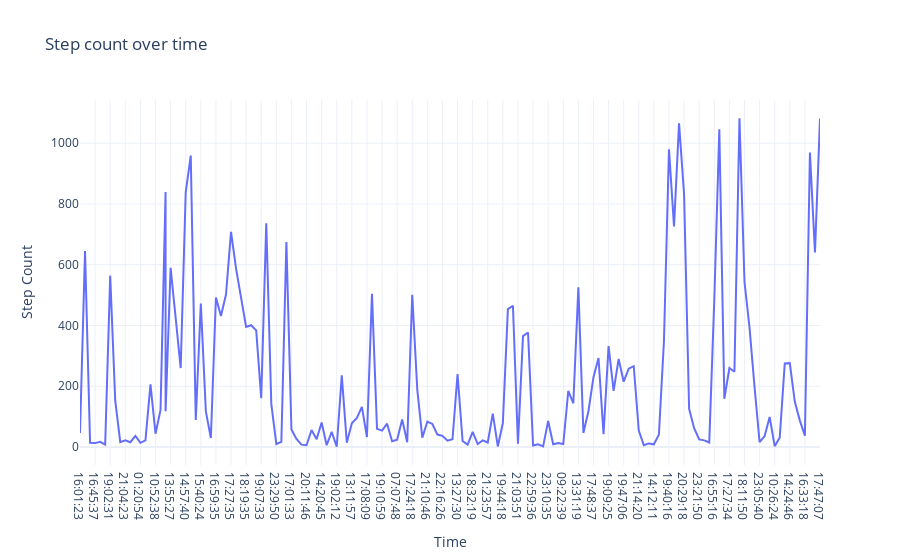

This figure's notebook cell:
### Code cell
#step count overtime

fig=px.line(df,x="Time",y="Step Count",title="Step count over time")
fig.show()

### Figure 1 — Plotly figure (JSON) as saved in the notebook; plotly's stock layout.template omitted (floating-point values rounded to 4 significant figures; data arrays with more than 128 entries replaced by an {"elided": "..."} marker saying what was removed)
{"data": [{"hovertemplate": "Time=%{x}<br>Step Count=%{y}<extra></extra>", "legendgroup": "", "line": {"color": "#636efa", "dash": "solid"}, "marker": {"symbol": "circle"}, "mode": "lines", "name": "", "orientation": "v", "showlegend": false, "type": "scatter", "x": {"elided": "149 str values"}, "xaxis": "x", "y": {"elided": "149 int values"}, "yaxis": "y"}], "layout": {"legend": {"tracegroupgap": 0}, "title": {"text": "Step count over time"}, "xaxis": {"anchor": "y", "domain": [0, 1], "title": {"text": "Time"}}, "yaxis": {"anchor": "x", "domain": [0, 1], "title": {"text": "Step Count"}}}}
